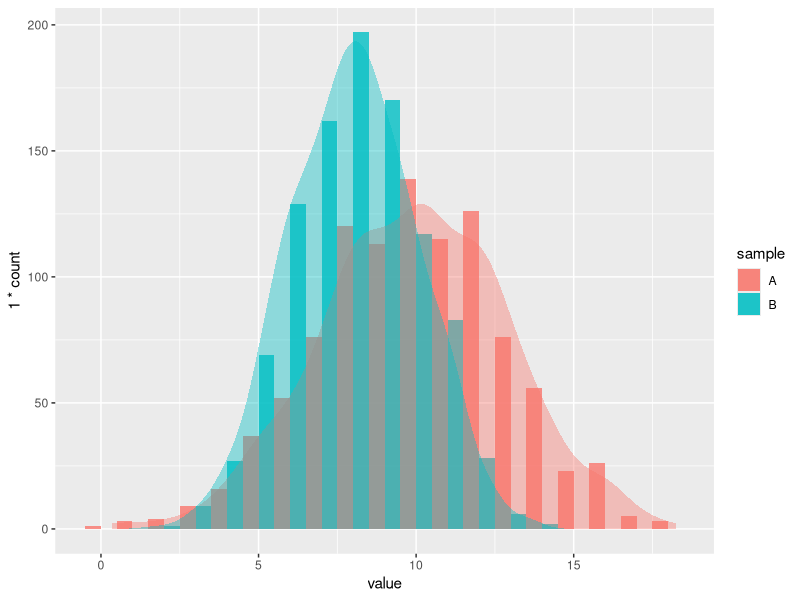

Write the R code that produced this figure.
#an assessment fo t-tests
#Kim Daniels
#06/03/2020
#Biostats

library(tidyverse)

#Looking at two samples

#Random normal data
set.seed(666) #Random number generation
r_dat <- data.frame(dat = c(rnorm(n = 1000, mean = 10, sd = 3),
                            rnorm(n = 1000, mean = 8, sd = 2)), #asks for heteroscadistisity
                    sample = c(rep("A", 1000), rep("B", 1000))) #creates two sets of ssamples, a and b


nrow(r_dat)
length(r_dat$sample)


# Create histogram
h <- ggplot(data = r_dat, aes(x = dat, fill = sample)) +
  geom_histogram(position = "dodge", binwidth = 1, alpha = 0.8) +
  geom_density(aes(y = 1*..count.., fill = sample), colour = NA, alpha = 0.4) +
  labs(x = "value")

#Testing for Normal Distribution
shapiro.test(r_dat$dat)

a <- r_dat %>%
  filter(sample == "A") 

b<- r_dat %>%
  filter(sample=="B")

shapiro.test(a$dat)
shapiro.test(b$dat)

#OR

r_dat %>% 
  group_by(sample) %>% 
  summarise(norm_dat = as.numeric(shapiro.test(dat)[2]))

#Testing homoscedasticity
r_dat %>% 
  group_by(sample) %>% 
  summarise(sample_var = var(dat))

#two sample two sided t test
#test the null hypotheissi that there is no difference in the means of the samples belonging to groups a and B
#so reject HO when p<=0.05

t.test(dat ~ sample, data = r_dat, var.equal = TRUE) #does data vary by sample

# One sample two sided t-test
# create a single sample of random normal data

r_one <- data.frame(dat = rnorm(n = 20, mean = 20, sd = 5), #sets teh requirements for the data generated
                    sample = "A")

# check normality
shapiro.test(r_one$dat)

# compare random data against a population mean of 20 (is the mean of our sample different from the pop mean)
t.test(r_one$dat, mu = 20) #when mu is 10, there is a significant difference and when mu is 30 there is a difference. Accepts H0 at 20. Closer to the mean of the sample means higher likelihood of acceptance. two tailed

#one sided.(we're only interested if its less than(alternative="less))
t.test(r_one$dat, mu = 30, alternative = "less") #Our sample is less than 30


